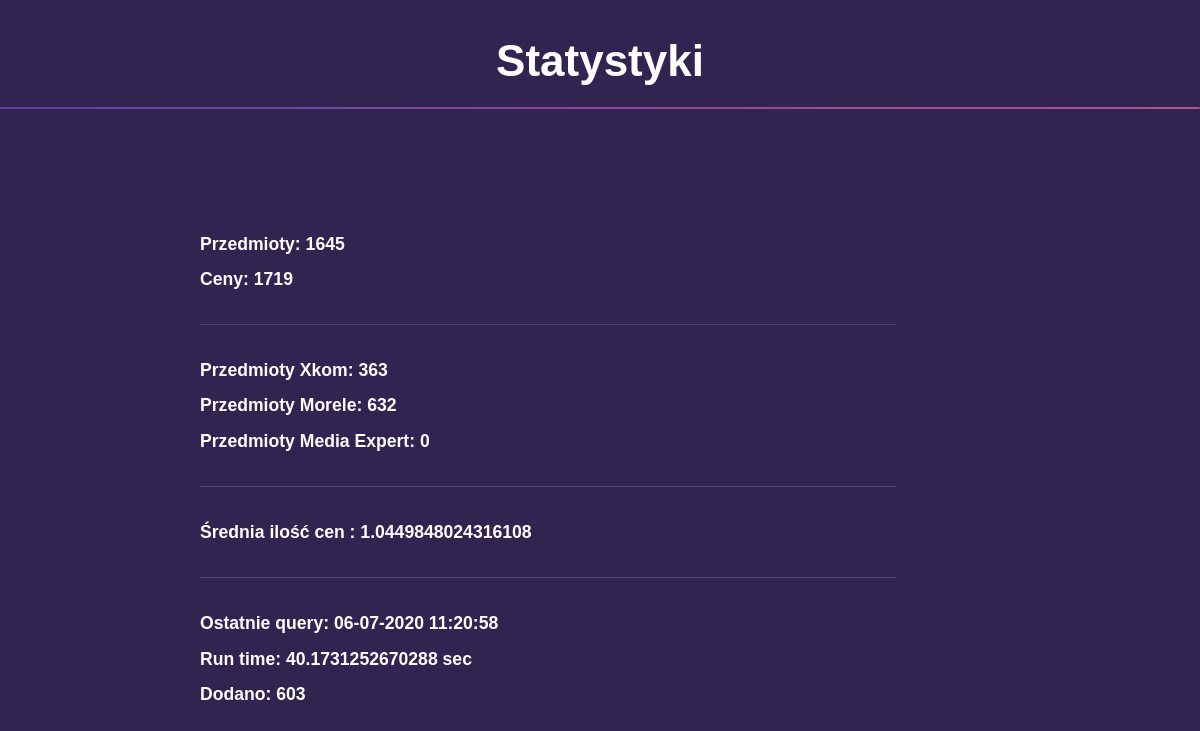
/stats, run on an earlier commit of the app's database.
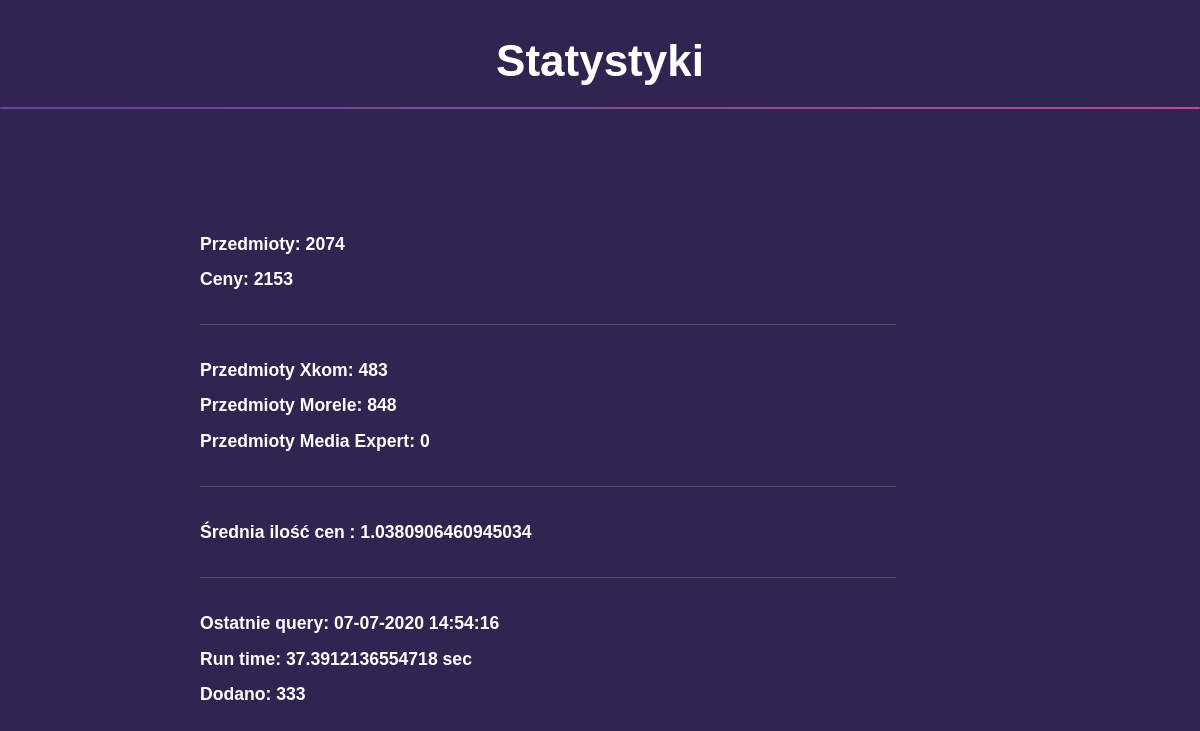
And on a later commit of the database.
### module/models.py (models this page shows, shortened)
class Query(db.Model):
    id = db.Column(db.Integer, primary_key=True)
    date = db.Column(db.Text, nullable=False)
    time = db.Column(db.Text, nullable=False)
    run_time = db.Column(db.Text, nullable=False)
    added = db.Column(db.Integer, nullable=False)
    total = db.Column(db.Integer, nullable=False)

### module/routes.py (the view)
@app.route('/stats', methods=['GET', 'POST'])
def stats():
    items, prices, xkom, morele, media, avg = return_total_stats()
    query_date, query_time, query_run_time, query_added, query_total = return_query_stats()
    return render_template('stats.html', items=items, prices=prices, xkom=xkom, morele=morele, media=media, avg=avg, query_date=query_date, query_time=query_time, query_run_time=query_run_time, query_added=query_added)

### module/stats.py (called while the page is built)
def return_query_stats():
    query = Query.query.order_by(Query.id).all()
    return query[-1].date, query[-1].time, query[-1].run_time, query[-1].added, query[-1].total

def return_total_stats():
    items = Item.query.order_by(Item.id).all()
    prices = Prices.query.order_by(Prices.id).all()
    xkom = len(Item.query.filter_by(shop_id=1).all())
    morele = len(Item.query.filter_by(shop_id=3).all())
    media = len(Item.query.filter_by(shop_id=4).all())
    avg = len(prices)/len(items)
    return len(items), len(prices), xkom, morele, media, avg

### module/templates/stats.html
﻿{% extends "layout.html" %}
{% block content %}
<h1 class="major"><center>Statystyki</center></h1>
<div class="inner" style="text-align: left; padding-left: 200px">
    <h3>Przedmioty: {{items}}</h3>
    <h3>Ceny: {{prices}}</h3>
    <hr />
    <h3>Przedmioty Xkom: {{xkom}}</h3>
    <h3>Przedmioty Morele: {{morele}}</h3>
    <h3>Przedmioty Media Expert: {{media}}</h3>
    <hr />
    <h3>Średnia ilość cen : {{avg}}</h3>
    <hr />
    <h3>Ostatnie query: {{query_date}} {{query_time}}</h3>
    <h3>Run time: {{query_run_time}} sec</h3>
    <h3>Dodano: {{query_added}}</h3>
</div>
{% endblock content %}

### module/templates/layout.html (shortened to what this page needs)
﻿<!DOCTYPE html>
<html>
<head>
    <link rel="stylesheet" href="https://maxcdn.bootstrapcdn.com/bootstrap/4.0.0/css/bootstrap.min.css">
    <link rel="stylesheet" href="/static/css/main.css" />
</head>
<body>
    <section id="main" class="wrapper">
                {% block content %}{% endblock %}
        <br />
        <br />
        <br />
    </section>
</body>
</html>

### module/static/css/main.css (style rules this page uses)
html, body, div, span, applet, object, iframe, h1, h2, h3, h4, h5, h6, p, blockquote, pre, a, abbr, acronym, address, big, cite, code, del, dfn, em, img, ins, kbd, q, s, samp, small, strike, strong, sub, sup, tt, var, b, u, i, center, dl, dt, dd, ol, ul, li, fieldset, form, label, legend, table, caption, tbody, tfoot, thead, tr, th, td, article, aside, canvas, details, embed, figure, figcaption, footer, header, hgroup, menu, nav, output, ruby, section, summary, time, mark, audio, video { margin: 0; padding: 0; border: 0; font-size: 100%; font: inherit; vertical-align: baseline; }
article, aside, details, figcaption, figure, footer, header, hgroup, menu, nav, section { display: block; }
body { line-height: 1; }
body { -webkit-text-size-adjust: none; }
body { -ms-overflow-style: scrollbar; }
html { box-sizing: border-box; }
*, *:before, *:after { box-sizing: inherit; }
body { background: #312450; }
body, input, select, textarea { color: rgba(255, 255, 255, 0.55); font-family: Arial, Helvetica, sans-serif; font-size: 16.5pt; font-weight: normal; line-height: 1.75; }
@media screen and (max-width: 1680px) { body, input, select, textarea { font-size: 13pt; } }
@media screen and (max-width: 1280px) { body, input, select, textarea { font-size: 12pt; } }
h1, h2, h3, h4, h5, h6 { color: #ffffff; font-weight: bold; line-height: 1.5; margin: 0 0 0.5em 0; }
h1 { font-size: 2.75em; }
h1.major { margin: 0 0 1.3em 0; position: relative; padding-bottom: 0.35em; }
h1.major:after { background-image: -moz-linear-gradient(to right, #5e42a6, #b74e91); background-image: -webkit-linear-gradient(to right, #5e42a6, #b74e91); background-image: -ms-linear-gradient(to right, #5e42a6, #b74e91); background-image: linear-gradient(to right, #5e42a6, #b74e91); -moz-transition: max-width 0.2s ease; -webkit-transition: max-width 0.2s ease; -ms-transition: max-width 0.2s ease; transition: max-width 0.2s ease; border-radius: 0.2em; bottom: 0; content: ''; height: 0.05em; position: absolute; right: 0; width: 100%; }
h3 { font-size: 1.1em; }
hr { border: 0; border-bottom: solid 1px rgba(255, 255, 255, 0.15); margin: 2em 0; }
.wrapper { position: relative; }
.wrapper > .inner { padding: 100px ; max-width: 80%; width: 120em; }
@media screen and (max-width: 1680px) { .wrapper > .inner { padding: 4em 4em 2em 4em ; } }
@media screen and (max-width: 1280px) { .wrapper > .inner { width: 100%; } }

What changed in the data, as far as the page shows it:
no longer on this page (row unchanged): Query: date "06-07-2020", time "11:20:58", run_time "40.1731252670288", added "603"
added Query: date "07-07-2020", time "14:54:16", run_time "37.3912136554718", added "333"
Also different on the page:
{{ items }}: "1645" → "2074"
{{ prices }}: "1719" → "2153"
{{ xkom }}: "363" → "483"
{{ morele }}: "632" → "848"
{{ avg }}: "1.0449848024316108" → "1.0380906460945034"
